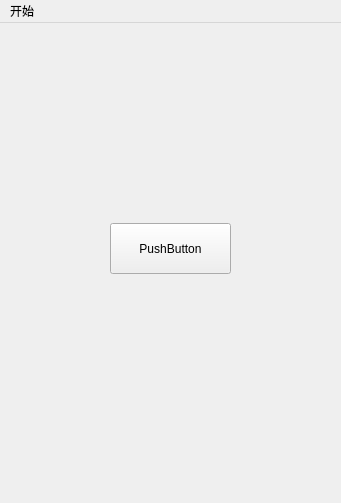
<?xml version="1.0" encoding="UTF-8"?>
<ui version="4.0">
 <class>MainWindow</class>
 <widget class="QMainWindow" name="MainWindow">
  <property name="geometry">
   <rect>
    <x>0</x>
    <y>0</y>
    <width>341</width>
    <height>503</height>
   </rect>
  </property>
  <property name="windowTitle">
   <string>MainWindow</string>
  </property>
  <widget class="QWidget" name="centralwidget">
   <widget class="QPushButton" name="testbtn">
    <property name="geometry">
     <rect>
      <x>110</x>
      <y>200</y>
      <width>121</width>
      <height>51</height>
     </rect>
    </property>
    <property name="text">
     <string>PushButton</string>
    </property>
   </widget>
  </widget>
  <widget class="QMenuBar" name="menubar">
   <property name="geometry">
    <rect>
     <x>0</x>
     <y>0</y>
     <width>341</width>
     <height>23</height>
    </rect>
   </property>
   <widget class="QMenu" name="menu">
    <property name="title">
     <string>开始</string>
    </property>
    <addaction name="actionquit"/>
   </widget>
   <addaction name="menu"/>
  </widget>
  <action name="actionquit">
   <property name="text">
    <string>退出</string>
   </property>
  </action>
 </widget>
 <resources/>
 <connections/>
</ui>
